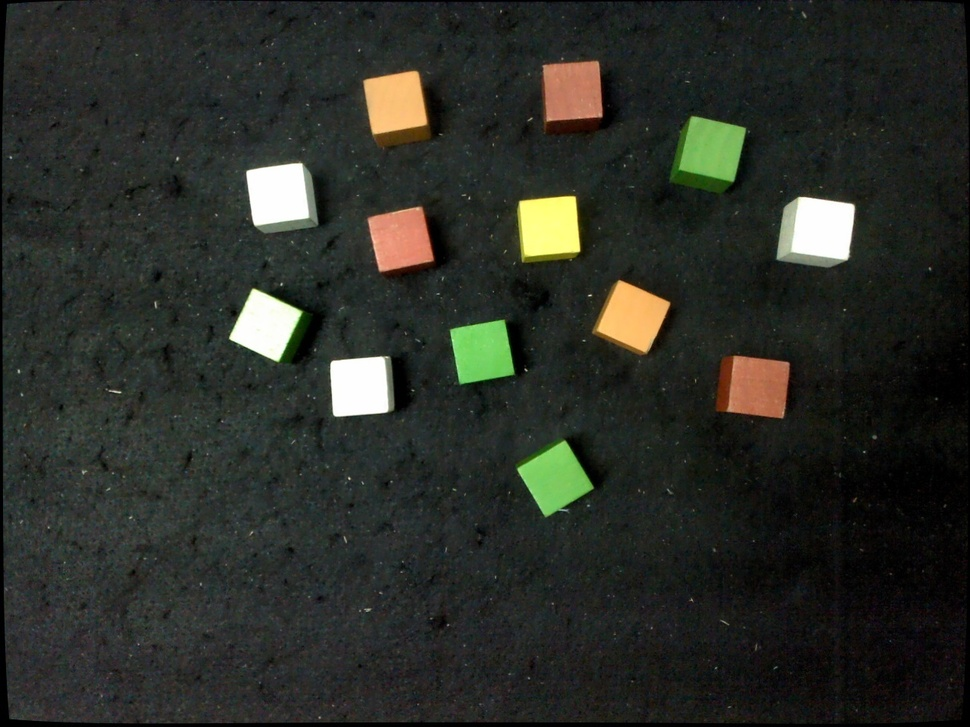
#> input picture hw4/team3_ws/src/send_script/images/cv_image.jpg, 970 x 727 px, shrunk from 1280 x 960 before the run, found by its file name
$ python process_frame.py ../images/cv_image.jpg
#> lines starting #> are read from the running program, lines starting #| are printed output that depends on the picture; after the words box and inside, x2 and y2 are one past the last pixel; in counts of white or black regions, pixels touching at a corner belong together
#> in main, src_image is the input picture: shape (727, 970, 3); mean B, G, R 39.7, 46.1, 43.2
import cv2
import sys
import numpy as np
import matplotlib.pyplot as plt

def get_line_endpoints(cx, cy, angle_rad, width, height):
    # angle_rad = angle_deg*np.pi//180
    """Calculate line endpoints for drawing principal orientation."""
    tan_theta = np.tan(angle_rad)
    if np.abs(np.cos(angle_rad)) < 1e-6:
        return (int(cx), 0), (int(cx), height - 1)
    else:
        x0, y0 = 0, tan_theta * (0 - cx) + cy
        x1, y1 = width - 1, tan_theta * (width - 1 - cx) + cy
        x2, y2 = (0 - cy) / tan_theta + cx, 0
        x3, y3 = (height - 1 - cy) / tan_theta + cx, height - 1
        points = [
            (int(x0), int(y0)) if 0 <= y0 <= height - 1 else None,
            (int(x1), int(y1)) if 0 <= y1 <= height - 1 else None,
            (int(x2), int(y2)) if 0 <= x2 <= width - 1 else None,
            (int(x3), int(y3)) if 0 <= x3 <= width - 1 else None
        ]
        points = [p for p in points if p is not None]
        return points[:2] if len(points) >= 2 else ((cx - 1000, cy - 1000), (cx + 1000, cy + 1000))

def display_image(image, title):
    """Helper function to display an image with a title."""
    plt.figure()
    plt.imshow(image, cmap='gray' if len(image.shape) == 2 else None)
    plt.title(title)
    plt.axis('off')
    plt.show()

def process_frame(frame, display_steps=False):
    """
    Process a single frame to extract object centroids and principal angles.

    Args:
        frame (numpy.ndarray): Input frame (grayscale image).
        display_steps (bool): Whether to display intermediate steps.

    Returns:
        list[dict]: List of dictionaries containing centroid coordinates and angles.
        numpy.ndarray: Image with annotated results.
    """
#> called with display_steps = True
    frame = cv2.cvtColor(frame, cv2.COLOR_BGR2GRAY)
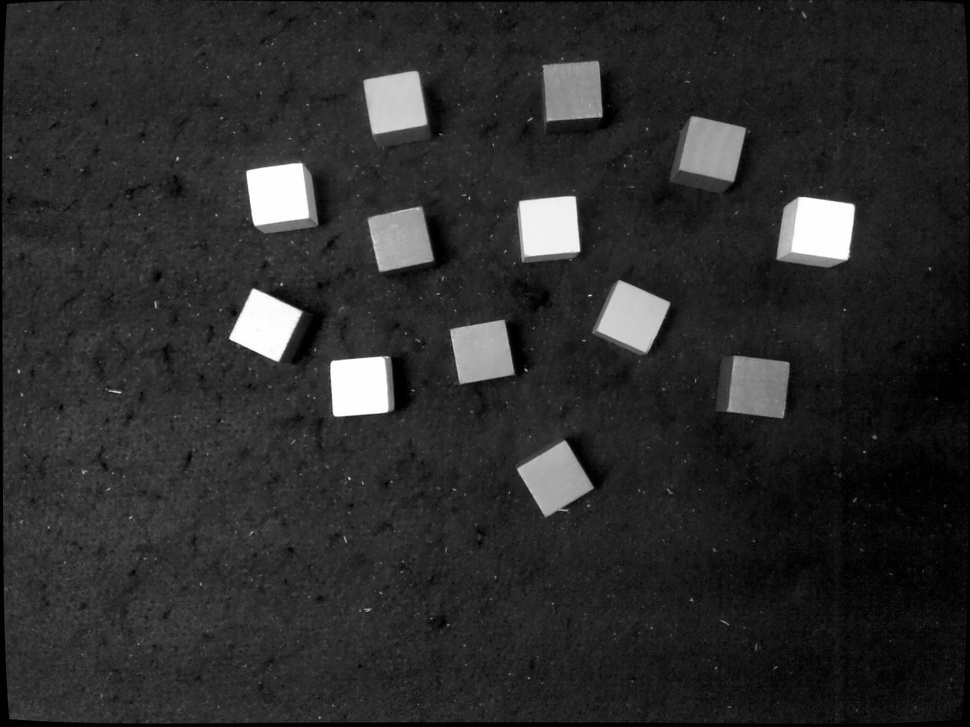
#> frame: shape (727, 970); min 0, max 255, mean 44.5
    work_image = frame.copy()

    # Apply Gaussian blur
    work_image = cv2.GaussianBlur(work_image, (13, 13), 0)

    if display_steps:
        display_image(work_image, "After Gaussian Blur")
    # Thresholding (Otsu's method)
    _, work_image = cv2.threshold(work_image, 0, 255, cv2.THRESH_BINARY + cv2.THRESH_OTSU)
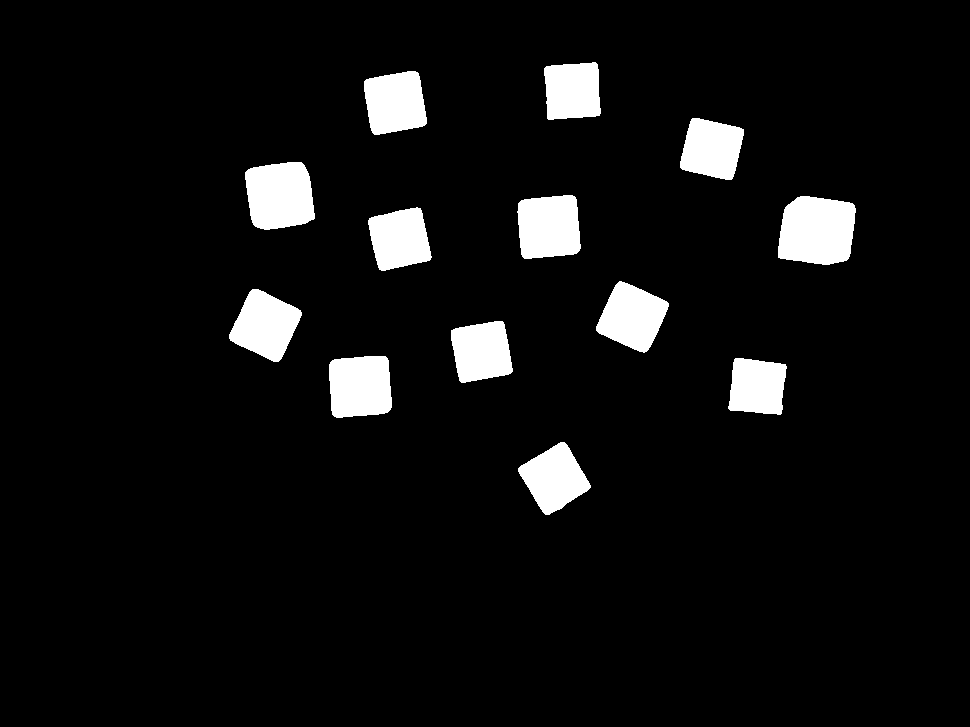
#> work_image: shape (727, 970); 6.1% white; 13 white regions, largest, box (x1, y1, x2, y2) and area: (778, 196, 856, 265) 4504, (245, 162, 315, 230) 3949, (517, 195, 581, 259) 3555
    if display_steps:
        display_image(work_image, "After Thresholding")
    # Morphological opening
    kernel = cv2.getStructuringElement(cv2.MORPH_RECT, (3, 3))
    work_image = cv2.morphologyEx(work_image, cv2.MORPH_OPEN, kernel, iterations=2)
#> work_image: shape (727, 970); 6.1% white; 13 white regions, largest, box (x1, y1, x2, y2) and area: (778, 196, 856, 265) 4504, (245, 162, 315, 230) 3949, (518, 195, 581, 259) 3553
    if display_steps:
        display_image(work_image, "After Morphological Opening")
    # Dilation
    work_image = cv2.dilate(work_image, kernel, iterations=1)
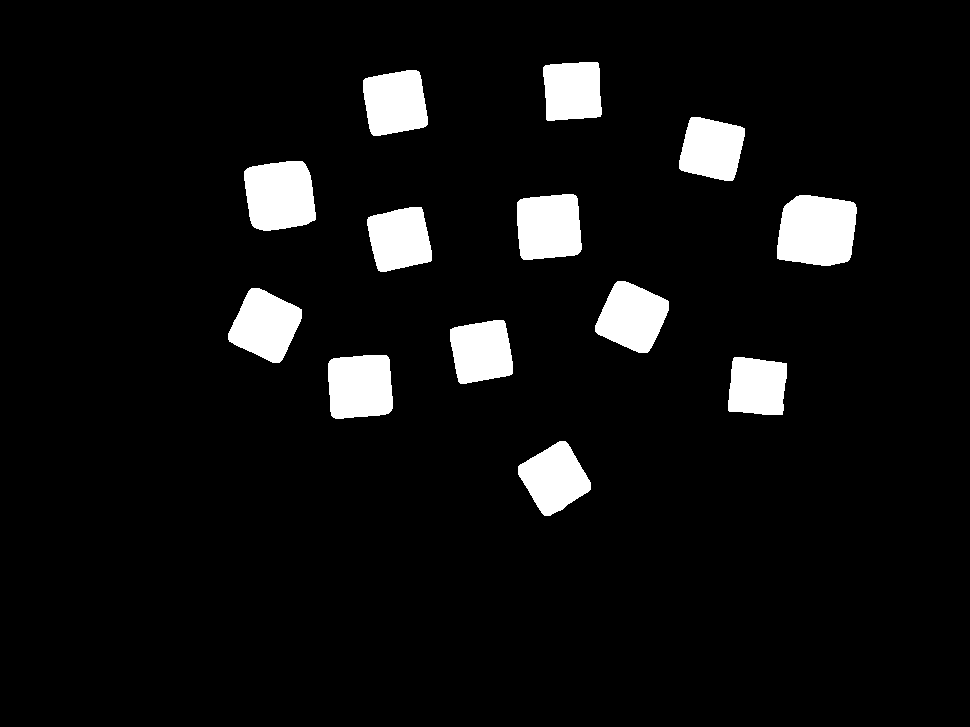
#> work_image: shape (727, 970); 6.6% white; 13 white regions
    if display_steps:
        display_image(work_image, "After Dilation")
    # Find contours
    contours, _ = cv2.findContours(work_image, cv2.RETR_EXTERNAL, cv2.CHAIN_APPROX_SIMPLE)
#> contours = 13 contours; largest, box (x1, y1, x2, y2) and area: (777, 195, 857, 266) 4676, (244, 161, 316, 231) 4112, (517, 194, 582, 260) 3696, (328, 355, 393, 419) 3649, (228, 288, 302, 363) 3522

    # Create a copy of the original frame to draw the contours on
    contour_image = cv2.cvtColor(frame, cv2.COLOR_GRAY2BGR)  # Convert grayscale to BGR to draw in color
    # Draw contours on the contour_image
    cv2.drawContours(contour_image, contours, -1, (0, 255, 0), 2)  # Green contours with thickness 2
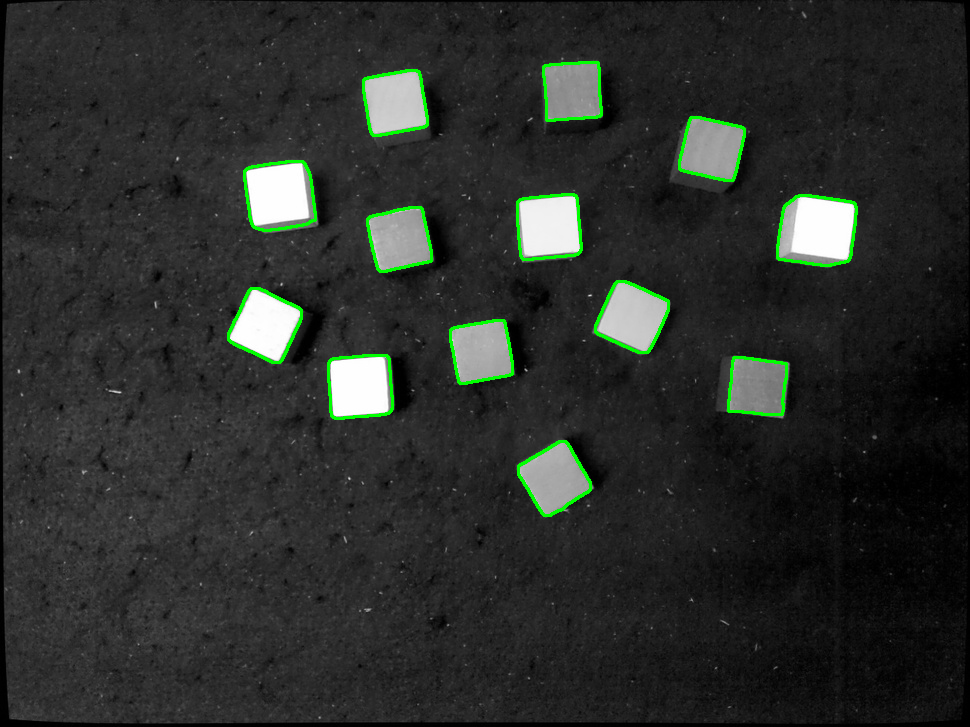
#> contour_image: shape (727, 970, 3); mean B, G, R 43.3, 46.8, 43.3
    if display_steps:
        display_image(contour_image, "contour_image")

    height, width = frame.shape
#> height = 727; width = 970

    result_image = cv2.cvtColor(frame, cv2.COLOR_GRAY2BGR)

    # List to store results
    objects_info = []
    for cnt in contours:
        M = cv2.moments(cnt)
        if M['m00'] == 0:
            continue  # Skip degenerate cases
        cx = int(M['m10'] / M['m00'])
        cy = int(M['m01'] / M['m00'])
        mu20 = M['mu20']
        mu02 = M['mu02']
        mu11 = M['mu11']
        angle_rad = 0.5 * np.arctan2(2 * mu11, mu20 - mu02)

        angle_deg = angle_rad * 180 / np.pi

        # Normalize the angle to range [0, 180]
        if angle_deg < 0:
            angle_deg += 180  # Convert negative angles to positive
            angle_deg -=5
        else:
            angle_deg +=5
        # fit bounding rectangle around contour
        rotatedRect = cv2.minAreaRect(cnt)
        (cx1, cy1), (width1, height1), angle = rotatedRect

        # Draw the rectangle and centroid on the result image
        box = cv2.boxPoints(rotatedRect)  # Get the 4 corners of the rectangle
        box = np.int0(box)  # Convert to integer points for drawing
        cv2.drawContours(result_image, [box], 0, (0, 255, 0), 2)  # Draw the rotated rectangle
        cx, cy = rotatedRect[0]  # Get the centroid coordinates
        cv2.circle(result_image, (int(cx), int(cy)), 5, (0, 0, 255), -1)  # Draw the centroid

        # Midpoint calculation (between points box[3] and box[2])
        midx = (box[3][0] + box[2][0]) / 2
        midy = (box[3][1] + box[2][1]) / 2  # Fix the incorrect summation for y-coordinate

        cv2.circle(result_image, (int(midx), int(midy)), 5, (0, 255, 255), -1)  # Draw the centroid

        # Now, we have the midpoint (midx, midy) and the centroid (cx, cy)
        # Calculate the angle between the center (cx, cy) and the midpoint (midx, midy)
        angle_rad2 = np.arctan2((midy - cy), (midx - cx))  # Arctangent of the difference in y and x coordinates

        angle_deg2 = angle_rad2 * 180 / np.pi  # Convert from radians to degrees
        # <Debug> we want to choose the Shorter edge of the rotated rect to compute the angle between Vertical
        #https://stackoverflow.com/a/21427814/3661547
        if(width1 > height1):
            angle_deg2 = angle_deg2+180
        else:
            angle_deg2 = angle_deg2+90

        angle_rad2 = angle_deg2 * np.pi / 180

        # Draw centroid
        cv2.circle(result_image, (cx, cy), 5, (0, 0, 255), -1)

        # Draw principal axis
        pt1, pt2 = get_line_endpoints(cx, cy, angle_rad2, width, height)
        cv2.line(result_image, pt1, pt2, (255, 0, 0), 2)
        objects_info.append({"centroid": (cx, cy), "angle_deg": angle_deg2})
#> this loop made 13 passes
#> (mu20, mu02, mu11, angle_rad, angle_deg, cx1) on passes 1 to 10: (871824.3, 916766.4, 2772.1, 1.51, 91.48, 554.5), (699518.2, 682307.1, 5287.9, 0.275, 20.78, 757.3), (1126822.6, 1072539, -24684.7, -0.369, 153.9, 359.6), (823086.3, 824780.3, -2241.4, -0.966, 119.6, 481.1), (1005271.1, 1042749, -8508.6, -1.36, 97.21, 265.1), (1012602.2, 974809.7, -822.3, -0.0217, 173.8, 632.1), (833553.3, 832787, 27.97, 0.0364, 7.09, 399.1), (2007813.5, 1588184.8, -101226, -0.225, 162.1, 816.7), (1127553.7, 1129031.1, -25522.6, -0.8, 129.2, 548.4), (1397564.6, 1366859.1, 33282.5, 0.569, 37.62, 279.6)
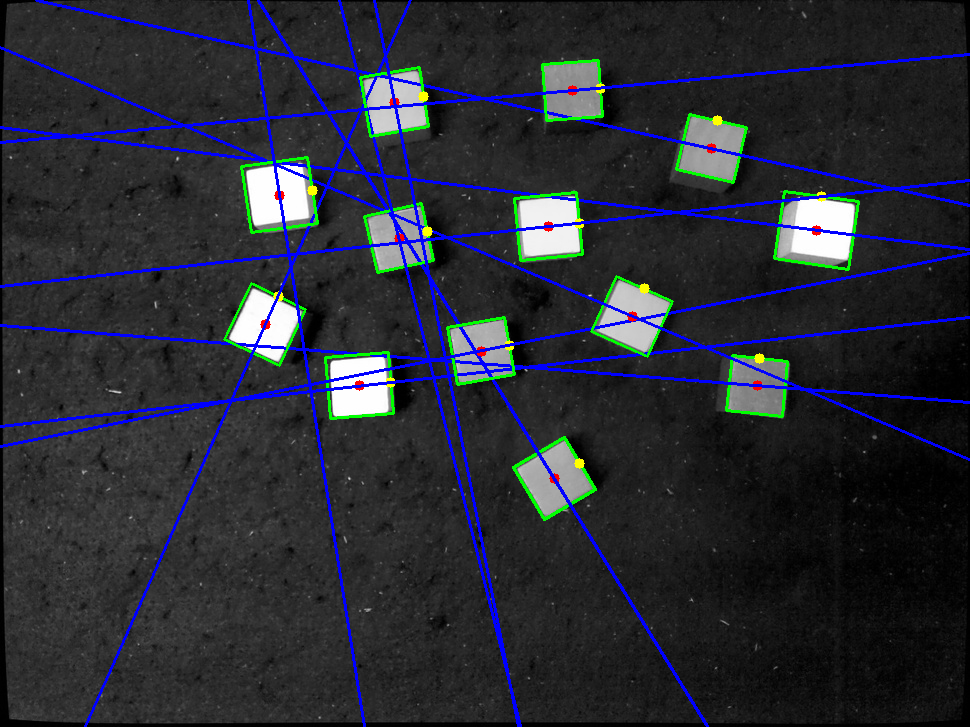
#> result_image: shape (727, 970, 3); mean B, G, R 52.6, 44, 41.1
#> after the loop, objects_info = 13 items
    if display_steps:
        display_image(result_image, "contour_image")
    return objects_info, result_image

def visualize_results(image, objects_info, title):
    """
    Visualize results with centroids and principal angles.

    Args:
        image (numpy.ndarray): Image with annotations.
        objects_info (list[dict]): List of centroids and angles.
        title (str): Title for the plot.
    """
    plt.figure(figsize=(10, 8))
    result_image = cv2.cvtColor(image, cv2.COLOR_BGR2RGB)
    # plt.imshow(result_image)
    plt.title(title)
    plt.axis('on')
    textstr = '\n'.join([f"Centroid: {obj['centroid']}, Angle: {obj['angle_deg']:.2f}°" for obj in objects_info])
    plt.gcf().text(0.02, 0.02, textstr, fontsize=10, verticalalignment='bottom', bbox=dict(facecolor='white', alpha=0.5))
    # plt.show()
    return result_image

# Example usage in another script:
def main():
    # [9 lines of commented-out code are left out]
    src_image = cv2.imread("send_script/images/cv_image.jpg")
    if src_image is None:
        print("Error loading image")
        sys.exit(1)

    # Process the image
    objects_info, annotated_image = process_frame(src_image, True)
#> objects_info = 13 items

    # Visualize results
    result_image = visualize_results(annotated_image, objects_info, "Object Detection Results")
    plt.imshow(result_image)
    plt.show()

if __name__ == "__main__":
    main()
